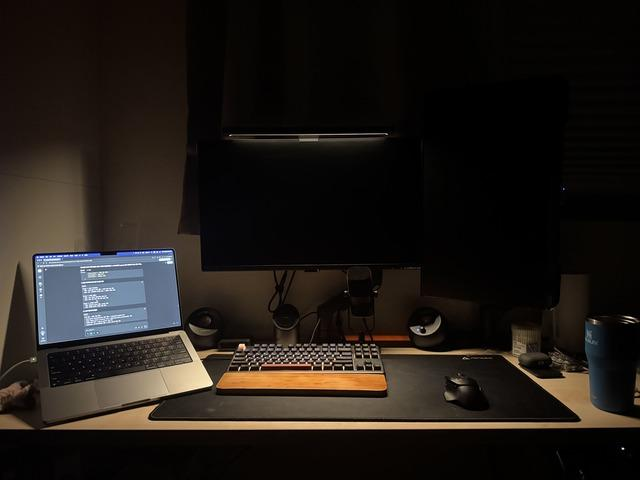
#> input picture images_640x480/he_dark_indoor.jpg, 640 x 480 px, found by its file name
$ python analyze_he_results.py   (older library calls are emulated)
#> lines starting #> are read from the running program, lines starting #| are printed output that depends on the picture
#!/usr/bin/env python3
"""
HE 결과 분석 및 JSON 요약 생성
Analyze HE results and generate JSON summary
"""

import cv2
import numpy as np
import json
import os
from pathlib import Path
import matplotlib.pyplot as plt
from scipy import ndimage

def find_roi_patches(image, patch_size=(96, 96)):
    """
    이미지에서 자동으로 ROI 패치를 찾습니다.
    Find ROI patches automatically from image.

    Returns:
        dict: ROI 정보 (darkest, brightest, highest_gradient)
    """
    h, w = image.shape[:2]
    if len(image.shape) == 3:
        gray = cv2.cvtColor(image, cv2.COLOR_BGR2GRAY)
    else:
        gray = image.copy()

    patch_h, patch_w = patch_size

    # 가능한 모든 패치 위치 계산
    patches = []
    for y in range(0, h - patch_h, patch_h // 2):
        for x in range(0, w - patch_w, patch_w // 2):
            if y + patch_h <= h and x + patch_w <= w:
                patch = gray[y:y+patch_h, x:x+patch_w]

                # 패치 특성 계산
                mean_brightness = np.mean(patch)

                # Sobel 그래디언트
                sobel_x = cv2.Sobel(patch, cv2.CV_64F, 1, 0, ksize=3)
                sobel_y = cv2.Sobel(patch, cv2.CV_64F, 0, 1, ksize=3)
                gradient_magnitude = np.sqrt(sobel_x**2 + sobel_y**2)
                mean_gradient = np.mean(gradient_magnitude)

                patches.append({
                    'x': x, 'y': y,
                    'w': patch_w, 'h': patch_h,
                    'brightness': mean_brightness,
                    'gradient': mean_gradient
                })

    # 특성별로 정렬하여 ROI 선택
    rois = {}

    # 가장 어두운 패치
    patches_sorted = sorted(patches, key=lambda p: p['brightness'])
    darkest = patches_sorted[0]
    rois['darkest'] = {'x': darkest['x'], 'y': darkest['y'],
                       'w': darkest['w'], 'h': darkest['h'],
                       'brightness': darkest['brightness']}

    # 가장 밝은 패치
    brightest = patches_sorted[-1]
    rois['brightest'] = {'x': brightest['x'], 'y': brightest['y'],
                         'w': brightest['w'], 'h': brightest['h'],
                         'brightness': brightest['brightness']}

    # 그래디언트가 가장 높은 패치
    patches_sorted = sorted(patches, key=lambda p: p['gradient'], reverse=True)
    highest_grad = patches_sorted[0]
    rois['highest_gradient'] = {'x': highest_grad['x'], 'y': highest_grad['y'],
                                'w': highest_grad['w'], 'h': highest_grad['h'],
                                'gradient': highest_grad['gradient']}

    return rois

def compute_roi_metrics(image, roi):
    """
    ROI 영역의 정량적 지표를 계산합니다.
    Compute quantitative metrics for ROI region.
    """
    x, y, w, h = roi['x'], roi['y'], roi['w'], roi['h']
    roi_img = image[y:y+h, x:x+w]

    if len(roi_img.shape) == 3:
        gray = cv2.cvtColor(roi_img, cv2.COLOR_BGR2GRAY)
    else:
        gray = roi_img.copy()

    # 기본 통계
    mean_val = float(np.mean(gray))
    std_val = float(np.std(gray))

    # RMS 대비
    rms_contrast = float(np.sqrt(np.mean((gray - mean_val) ** 2)))

    # Sobel 에지 강도
    sobel_x = cv2.Sobel(gray, cv2.CV_64F, 1, 0, ksize=3)
    sobel_y = cv2.Sobel(gray, cv2.CV_64F, 0, 1, ksize=3)
    edge_strength = float(np.mean(np.sqrt(sobel_x**2 + sobel_y**2)))

    return {
        'mean': round(mean_val, 2),
        'std': round(std_val, 2),
        'rms_contrast': round(rms_contrast, 2),
        'edge_strength': round(edge_strength, 2)
    }

def create_comparison_figure(original_img, results, rois, output_path):
    """
    비교 figure를 생성합니다.
    Create comparison figure.
    """
    fig = plt.figure(figsize=(20, 16))

    # 원본 이미지 및 ROI 표시
    ax1 = plt.subplot(4, 4, 1)
    if len(original_img.shape) == 3:
        plt.imshow(cv2.cvtColor(original_img, cv2.COLOR_BGR2RGB))
    else:
        plt.imshow(original_img, cmap='gray')

    # ROI 박스 그리기
    colors = {'darkest': 'blue', 'brightest': 'yellow', 'highest_gradient': 'red'}
    for roi_name, roi in rois.items():
        rect = plt.Rectangle((roi['x'], roi['y']), roi['w'], roi['h'],
                            fill=False, edgecolor=colors[roi_name], linewidth=2)
        ax1.add_patch(rect)
        ax1.text(roi['x'], roi['y']-5, roi_name, color=colors[roi_name], fontsize=8)

    plt.title('Original with ROIs')
    plt.axis('off')

    # 각 방법의 결과
    method_names = ['RGB-HE', 'Y-HE', 'CLAHE']
    for idx, (method, result) in enumerate(results.items()):
        ax = plt.subplot(4, 4, idx + 2)
        if len(result.shape) == 3:
            plt.imshow(cv2.cvtColor(result, cv2.COLOR_BGR2RGB))
        else:
            plt.imshow(result, cmap='gray')
        plt.title(method_names[idx])
        plt.axis('off')

    # ROI 확대 비교 (200%)
    roi_names_list = list(rois.keys())
    for roi_idx, roi_name in enumerate(roi_names_list):
        roi = rois[roi_name]
        x, y, w, h = roi['x'], roi['y'], roi['w'], roi['h']

        # 원본 ROI
        ax = plt.subplot(4, 4, 5 + roi_idx * 4)
        roi_crop = original_img[y:y+h, x:x+w]
        zoom_factor = 2
        if len(roi_crop.shape) == 3:
            roi_zoom = cv2.resize(roi_crop, None, fx=zoom_factor, fy=zoom_factor,
                                 interpolation=cv2.INTER_LINEAR)
            plt.imshow(cv2.cvtColor(roi_zoom, cv2.COLOR_BGR2RGB))
        else:
            roi_zoom = cv2.resize(roi_crop, None, fx=zoom_factor, fy=zoom_factor,
                                 interpolation=cv2.INTER_LINEAR)
            plt.imshow(roi_zoom, cmap='gray')
        plt.ylabel(f'{roi_name}\\n(200% zoom)', fontsize=10)
        plt.title('Original' if roi_idx == 0 else '', fontsize=10)
        plt.axis('off')

        # 각 방법별 ROI 확대
        for method_idx, (method, result) in enumerate(results.items()):
            ax = plt.subplot(4, 4, 6 + roi_idx * 4 + method_idx)
            roi_crop = result[y:y+h, x:x+w]

            # 200% 확대
            if len(roi_crop.shape) == 3:
                roi_zoom = cv2.resize(roi_crop, None, fx=zoom_factor, fy=zoom_factor,
                                     interpolation=cv2.INTER_LINEAR)
                plt.imshow(cv2.cvtColor(roi_zoom, cv2.COLOR_BGR2RGB))
            else:
                roi_zoom = cv2.resize(roi_crop, None, fx=zoom_factor, fy=zoom_factor,
                                     interpolation=cv2.INTER_LINEAR)
                plt.imshow(roi_zoom, cmap='gray')

            plt.title(method_names[method_idx] if roi_idx == 0 else '', fontsize=10)
            plt.axis('off')

    plt.tight_layout()
    plt.savefig(output_path, dpi=150, bbox_inches='tight')
    plt.close()

def create_histogram_cdf_plots(original_img, results, output_path):
    """
    히스토그램과 CDF 비교 플롯을 생성합니다.
    Create histogram and CDF comparison plots.
    """
    fig, axes = plt.subplots(2, 4, figsize=(16, 8))

    # 그레이스케일 변환
    if len(original_img.shape) == 3:
        gray_orig = cv2.cvtColor(original_img, cv2.COLOR_BGR2GRAY)
    else:
        gray_orig = original_img.copy()

    # 히스토그램 계산
    methods = ['Original', 'RGB-HE', 'Y-HE', 'CLAHE']
    images = [gray_orig] + [cv2.cvtColor(img, cv2.COLOR_BGR2GRAY) if len(img.shape)==3 else img
                            for img in results.values()]

    for idx, (method, img) in enumerate(zip(methods, images)):
        # 히스토그램
        hist, bins = np.histogram(img.flatten(), bins=256, range=(0, 256))
        axes[0, idx].plot(bins[:-1], hist, color='blue', alpha=0.7)
        axes[0, idx].set_title(f'{method} Histogram')
        axes[0, idx].set_xlim([0, 255])
        axes[0, idx].grid(True, alpha=0.3)

        # CDF
        cdf = hist.cumsum()
        cdf_normalized = cdf / cdf[-1]
        axes[1, idx].plot(bins[:-1], cdf_normalized, color='red', alpha=0.7)
        axes[1, idx].set_title(f'{method} CDF')
        axes[1, idx].set_xlim([0, 255])
        axes[1, idx].set_ylim([0, 1])
        axes[1, idx].grid(True, alpha=0.3)

    plt.tight_layout()
    plt.savefig(output_path, dpi=150, bbox_inches='tight')
    plt.close()

def main():
    # 원본 이미지 로드
    original_path = 'images/he_dark_indoor.jpg'
    original_img = cv2.imread(original_path)
#> original_img is the input picture: shape (480, 640, 3); mean B, G, R 22.8, 27.3, 32.5

    # 처리된 결과 이미지 로드
    results = {
        'rgb_he': cv2.imread('results/he_rgb/result_rgb_global.png'),
        'y_he': cv2.imread('results/he_yuv/result_yuv_global.png'),
        'clahe': cv2.imread('results/he_clahe/result_yuv_clahe.png')
    }
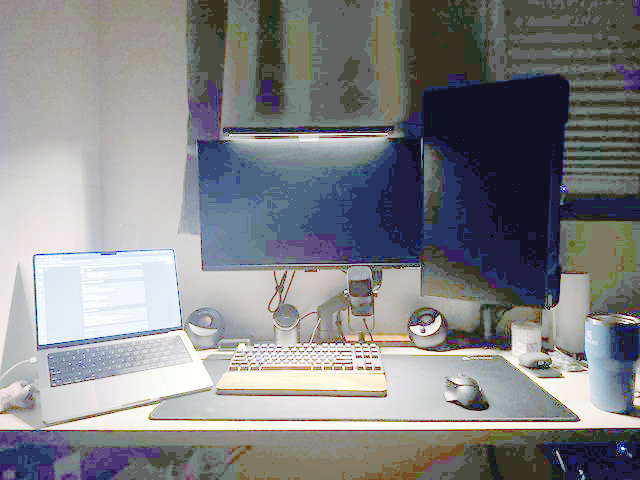
#> input picture results/he_rgb/result_rgb_global.png, 640 x 480 px
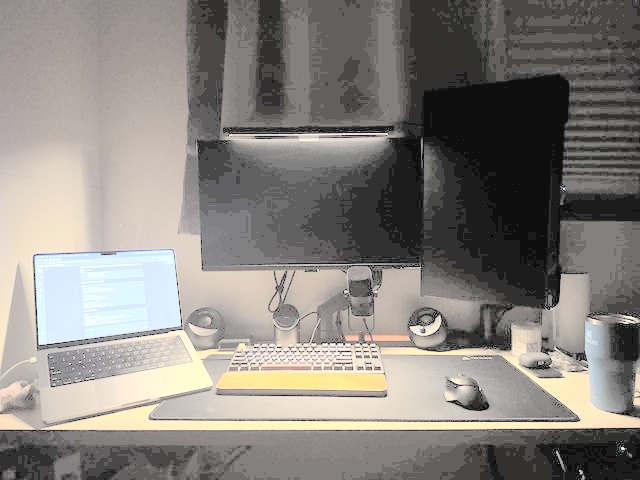
#> input picture results/he_yuv/result_yuv_global.png, 640 x 480 px
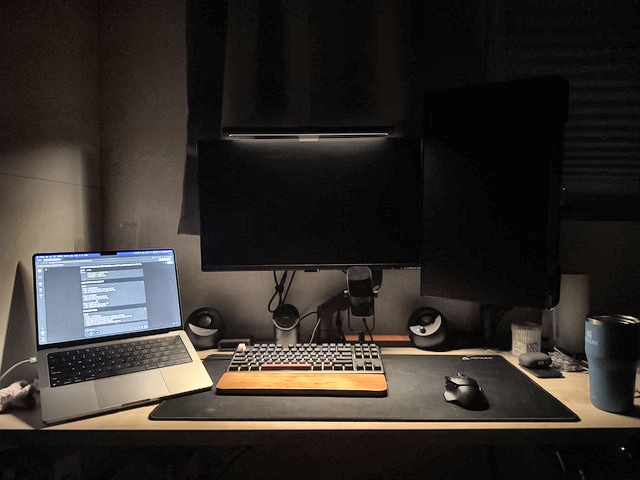
#> input picture results/he_clahe/result_yuv_clahe.png, 640 x 480 px

    # ROI 자동 선택
    rois = find_roi_patches(original_img)
#> after the loop in find_roi_patches, `for y in range(0, h - patch_h, patch_h // 2):`:
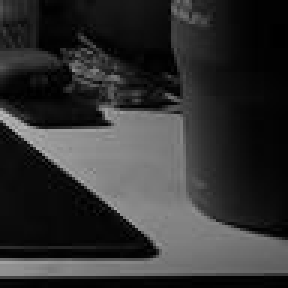
#> patch: shape (96, 96) (shown 3 times larger); min 0, max 189, mean 49.4
#> after the loop in find_roi_patches, `for y in range(0, h - patch_h, patch_h // 2):`: patches = 96 items
#> in find_roi_patches, `darkest = patches_sorted[0]`: darkest = {'x': 432, 'y': 96, 'w': 96, 'h': 96, 'brightness': 0.379, 'gradient': 0.337}
#> in find_roi_patches, `brightest = patches_sorted[-1]`: brightest = {'x': 48, 'y': 240, 'w': 96, 'h': 96, 'brightness': 121.7, 'gradient': 92.12}
#> in find_roi_patches, `highest_grad = patches_sorted[0]`: highest_grad = {'x': 288, 'y': 336, 'w': 96, 'h': 96, 'brightness': 92.95, 'gradient': 171.5}
#> rois = 3 items

    # 각 방법별 ROI 지표 계산
    metrics = {}

    # 원본 지표
    metrics['original'] = {}
    for roi_name, roi in rois.items():
        metrics['original'][roi_name] = compute_roi_metrics(original_img, roi)
#> this loop made 3 passes
#> (roi_name, roi, x in compute_roi_metrics, y in compute_roi_metrics, mean_val in compute_roi_metrics, std_val in compute_roi_metrics, rms_contrast in compute_roi_metrics, edge_strength in compute_roi_metrics) on passes 1 to 3: ('darkest', {'x': 432, 'y': 96, 'w': 96, 'h': 96, 'brightness': 0.379}, 432, 96, 0.379, 0.888, 0.888, 0.337), ('brightest', {'x': 48, 'y': 240, 'w': 96, 'h': 96, 'brightness': 121.7}, 48, 240, 121.7, 40.57, 40.57, 92.12), ('highest_gradient', {'x': 288, 'y': 336, 'w': 96, 'h': 96, 'gradient': 171.5}, 288, 336, 92.95, 59.56, 59.56, 171.5)
#> after the loop, metrics = 1 item

    # 각 방법별 지표
    for method_key, method_img in results.items():
        metrics[method_key] = {}
        for roi_name, roi in rois.items():
            metrics[method_key][roi_name] = compute_roi_metrics(method_img, roi)
#> this loop made 3 passes
#> method_key on passes 1 to 3: 'rgb_he', 'y_he', 'clahe'
#> pass 1, in compute_roi_metrics (call 4), `gray = cv2.cvtColor(roi_img, cv2.COLOR_BGR2GRAY)`:
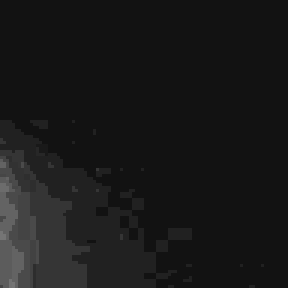
#> gray: shape (96, 96) (shown 3 times larger); min 18, max 117, mean 24.8
#> pass 1, in compute_roi_metrics (call 4), `sobel_y = cv2.Sobel(gray, cv2.CV_64F, 0, 1, ksize=3)`:
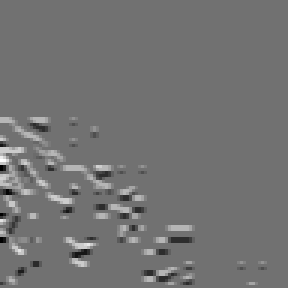
#> sobel_y: shape (96, 96) float64 (shown 3 times larger); min -100, max 124, mean 1.5; drawn with min black and max white
#> after the loop, metrics = 4 items

    # 비교 figure 생성
    os.makedirs('results/he_analysis', exist_ok=True)
    create_comparison_figure(original_img, results, rois,
                            'results/he_analysis/comparison_sheet.png')
#> the loop in create_comparison_figure, `for roi_name, roi in rois.items():` made 3 passes
#> (roi_name, roi) on passes 1 to 3: ('darkest', {'x': 432, 'y': 96, 'w': 96, 'h': 96, 'brightness': 0.379}), ('brightest', {'x': 48, 'y': 240, 'w': 96, 'h': 96, 'brightness': 121.7}), ('highest_gradient', {'x': 288, 'y': 336, 'w': 96, 'h': 96, 'gradient': 171.5})
#> the loop in create_comparison_figure, `for idx, (method, result) in enumerate(results.items()):` made 3 passes
#> method on passes 1 to 3: 'rgb_he', 'y_he', 'clahe'
#> in create_comparison_figure, `roi_names_list = list(rois.keys())`: roi_names_list = ['darkest', 'brightest', 'highest_gradient']
#> the loop in create_comparison_figure, `for roi_idx, roi_name in enumerate(roi_names_list):` made 3 passes
#> (roi_name, roi, x, y) on passes 1 to 3: ('darkest', {'x': 432, 'y': 96, 'w': 96, 'h': 96, 'brightness': 0.379}, 432, 96), ('brightest', {'x': 48, 'y': 240, 'w': 96, 'h': 96, 'brightness': 121.7}, 48, 240), ('highest_gradient', {'x': 288, 'y': 336, 'w': 96, 'h': 96, 'gradient': 171.5}, 288, 336)

    # 히스토그램/CDF 플롯 생성
    create_histogram_cdf_plots(original_img, results,
                              'results/he_analysis/histogram_cdf.png')
#> in create_histogram_cdf_plots, `images = [gray_orig] + [cv2.cvtColor(img, cv2.COLOR_BGR2GRAY) if len(i..`: images = 4 items
#> the loop in create_histogram_cdf_plots, `for idx, (method, img) in enumerate(zip(methods, images)):` made 4 passes
#> in create_histogram_cdf_plots, `plt.savefig(output_path, dpi=150, bbox_inches='tight')`:
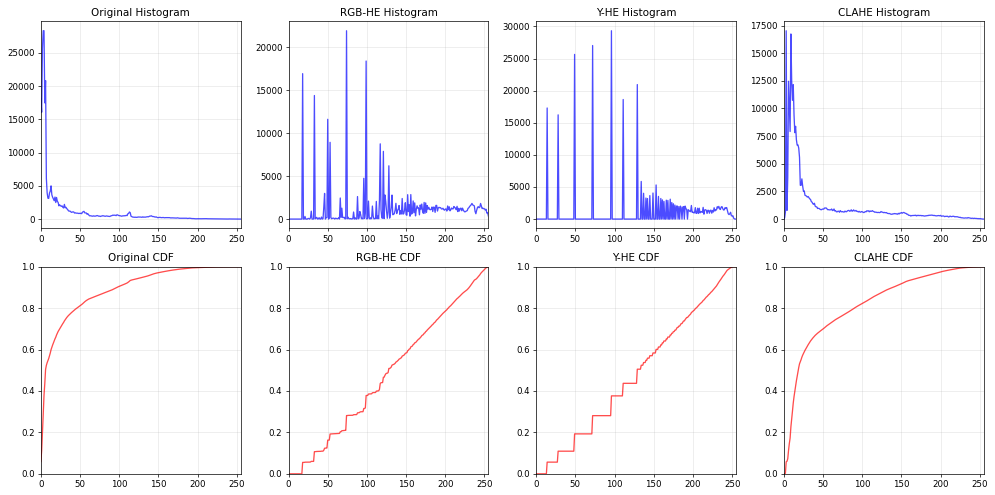
#> figure drawn by matplotlib, 8 panels; panel 1: curve peaks at x = 4, y = 28308; panel 2: curve peaks at x = 74, y = 21905; panel 3: curve peaks at x = 96, y = 29333; panel 4: curve peaks at x = 3, y = 17026

    # JSON 요약 생성
    summary = {
        "input": original_path,
        "methods": {
            "RGB-HE": {
                "command": "python run_he.py images/he_dark_indoor.jpg --space rgb --he-mode global",
                "output": "results/he_rgb/result_rgb_global.png"
            },
            "Y-HE": {
                "command": "python run_he.py images/he_dark_indoor.jpg --space yuv --he-mode global",
                "output": "results/he_yuv/result_yuv_global.png"
            },
            "CLAHE": {
                "command": "python run_he.py images/he_dark_indoor.jpg --space yuv --he-mode clahe --tile 8 8 --clip 2.5",
                "output": "results/he_clahe/result_yuv_clahe.png"
            }
        },
        "roi_selection": {
            "darkest": {"coords": rois['darkest'], "criteria": "Lowest mean brightness"},
            "brightest": {"coords": rois['brightest'], "criteria": "Highest mean brightness"},
            "highest_gradient": {"coords": rois['highest_gradient'], "criteria": "Highest edge gradient"}
        },
        "metrics": metrics,
        "improvements": {
            "RGB-HE": {
                "darkest": {
                    "brightness_increase": round(metrics['rgb_he']['darkest']['mean'] - metrics['original']['darkest']['mean'], 2),
                    "contrast_change": round(metrics['rgb_he']['darkest']['rms_contrast'] - metrics['original']['darkest']['rms_contrast'], 2)
                },
                "overall": "Increases brightness but may affect color balance"
            },
            "Y-HE": {
                "darkest": {
                    "brightness_increase": round(metrics['y_he']['darkest']['mean'] - metrics['original']['darkest']['mean'], 2),
                    "contrast_change": round(metrics['y_he']['darkest']['rms_contrast'] - metrics['original']['darkest']['rms_contrast'], 2)
                },
                "overall": "Preserves color while improving luminance"
            },
            "CLAHE": {
                "darkest": {
                    "brightness_increase": round(metrics['clahe']['darkest']['mean'] - metrics['original']['darkest']['mean'], 2),
                    "contrast_change": round(metrics['clahe']['darkest']['rms_contrast'] - metrics['original']['darkest']['rms_contrast'], 2)
                },
                "overall": "Local adaptive enhancement with controlled contrast"
            }
        },
        "visualizations": {
            "comparison_sheet": "results/he_analysis/comparison_sheet.png",
            "histogram_cdf": "results/he_analysis/histogram_cdf.png"
        }
    }

    # JSON 저장
    with open('results/he_analysis/summary.json', 'w', encoding='utf-8') as f:
        json.dump(summary, f, indent=2, ensure_ascii=False)

    print("Analysis complete!")
    print(f"Summary saved to: results/he_analysis/summary.json")
    print(f"Comparison sheet: results/he_analysis/comparison_sheet.png")
    print(f"Histogram/CDF plots: results/he_analysis/histogram_cdf.png")

    # 간단한 요약 출력
    print("\n=== Summary ===")
    print(f"ROI Selection:")
    for roi_name, roi in rois.items():
        print(f"  {roi_name}: x={roi['x']}, y={roi['y']}, w={roi['w']}, h={roi['h']}")
#> this loop made 3 passes
#|   darkest: x=432, y=96, w=96, h=96
#|   brightest: x=48, y=240, w=96, h=96
#|   highest_gradient: x=288, y=336, w=96, h=96

    print(f"\nBest improvements in darkest region:")
    for method in ['RGB-HE', 'Y-HE', 'CLAHE']:
        improvement = summary['improvements'][method]['darkest']
        print(f"  {method}: brightness +{improvement['brightness_increase']}, contrast {improvement['contrast_change']:+.2f}")
#> this loop made 3 passes
#> improvement on passes 1 to 3: {'brightness_increase': 24.39, 'contrast_change': 15.03}, {'brightness_increase': 20.48, 'contrast_change': 15.71}, {'brightness_increase': 4, 'contrast_change': 2.09}
#|   RGB-HE: brightness +24.39, contrast +15.03
#|   Y-HE: brightness +20.48, contrast +15.71
#|   CLAHE: brightness +4.0, contrast +2.09

if __name__ == '__main__':
    main()
